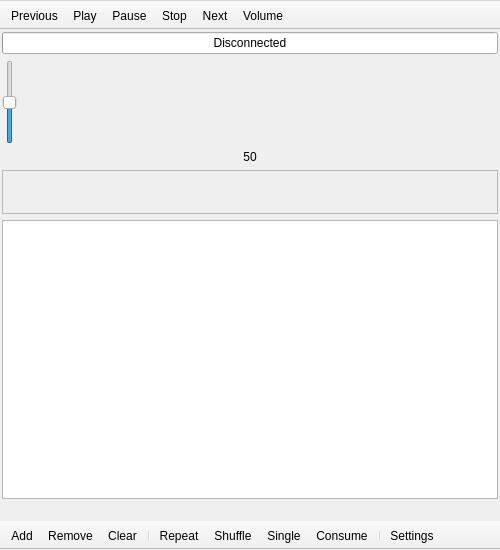
<?xml version="1.0" encoding="UTF-8"?>
<ui version="4.0">
 <class>main</class>
 <widget class="QMainWindow" name="main">
  <property name="geometry">
   <rect>
    <x>0</x>
    <y>0</y>
    <width>500</width>
    <height>550</height>
   </rect>
  </property>
  <property name="windowTitle">
   <string notr="true">Qygmy</string>
  </property>
  <widget class="QWidget" name="v">
   <property name="sizePolicy">
    <sizepolicy hsizetype="MinimumExpanding" vsizetype="MinimumExpanding">
     <horstretch>0</horstretch>
     <verstretch>0</verstretch>
    </sizepolicy>
   </property>
   <layout class="QVBoxLayout">
    <property name="margin">
     <number>2</number>
    </property>
    <item>
     <widget class="ClickableProgressBar" name="progressbar">
      <property name="sizePolicy">
       <sizepolicy hsizetype="Expanding" vsizetype="Preferred">
        <horstretch>0</horstretch>
        <verstretch>0</verstretch>
       </sizepolicy>
      </property>
      <property name="maximum">
       <number>1</number>
      </property>
      <property name="value">
       <number>0</number>
      </property>
      <property name="format">
       <string notr="true">Disconnected</string>
      </property>
     </widget>
    </item>
    <item>
     <widget class="QSlider" name="volume_slider">
      <property name="sizePolicy">
       <sizepolicy hsizetype="Fixed" vsizetype="Fixed">
        <horstretch>0</horstretch>
        <verstretch>0</verstretch>
       </sizepolicy>
      </property>
      <property name="minimum">
       <number>0</number>
      </property>
      <property name="maximum">
       <number>100</number>
      </property>
      <property name="value">
       <number>50</number>
      </property>
      <property name="tracking">
       <bool>false</bool>
      </property>
      <property name="orientation">
       <enum>Qt::Vertical</enum>
      </property>
     </widget>
    </item>
    <item>
     <widget class="QLabel" name="volume_label">
      <property name="sizePolicy">
       <sizepolicy hsizetype="Preferred" vsizetype="Fixed">
        <horstretch>0</horstretch>
        <verstretch>0</verstretch>
       </sizepolicy>
      </property>
      <property name="text">
       <string notr="true">50</string>
      </property>
      <property name="alignment">
       <set>Qt::AlignCenter</set>
      </property>
     </widget>
    </item>
    <item>
     <widget class="QLabel" name="current_song">
      <property name="sizePolicy">
       <sizepolicy hsizetype="Ignored" vsizetype="Fixed">
        <horstretch>0</horstretch>
        <verstretch>0</verstretch>
       </sizepolicy>
      </property>
      <property name="frameShape">
       <enum>QFrame::StyledPanel</enum>
      </property>
      <property name="frameShadow">
       <enum>QFrame::Sunken</enum>
      </property>
      <property name="text">
       <string notr="true">&lt;big&gt; &lt;/big&gt;&lt;br&gt;&lt;small&gt; &lt;/small&gt;&lt;br&gt;&lt;small&gt; &lt;/small&gt;</string>
      </property>
      <property name="textFormat">
       <enum>Qt::RichText</enum>
      </property>
      <property name="wordWrap">
       <bool>false</bool>
      </property>
      <property name="margin">
       <number>3</number>
      </property>
     </widget>
    </item>
    <item>
     <widget class="SonglistView" name="queue">
      <property name="acceptDrops">
       <bool>true</bool>
      </property>
      <property name="editTriggers">
       <set>QAbstractItemView::NoEditTriggers</set>
      </property>
      <property name="showDropIndicator" stdset="0">
       <bool>true</bool>
      </property>
      <property name="dragEnabled">
       <bool>true</bool>
      </property>
      <property name="dragDropOverwriteMode">
       <bool>false</bool>
      </property>
      <property name="dragDropMode">
       <enum>QAbstractItemView::DragDrop</enum>
      </property>
      <property name="defaultDropAction">
       <enum>Qt::MoveAction</enum>
      </property>
      <property name="alternatingRowColors">
       <bool>true</bool>
      </property>
      <property name="selectionMode">
       <enum>QAbstractItemView::ExtendedSelection</enum>
      </property>
      <property name="selectionBehavior">
       <enum>QAbstractItemView::SelectRows</enum>
      </property>
      <property name="verticalScrollMode">
       <enum>QAbstractItemView::ScrollPerPixel</enum>
      </property>
      <property name="horizontalScrollMode">
       <enum>QAbstractItemView::ScrollPerPixel</enum>
      </property>
      <property name="rootIsDecorated">
       <bool>false</bool>
      </property>
      <property name="itemsExpandable">
       <bool>false</bool>
      </property>
      <property name="allColumnsShowFocus">
       <bool>true</bool>
      </property>
      <property name="wordWrap">
       <bool>false</bool>
      </property>
      <property name="headerHidden">
       <bool>true</bool>
      </property>
      <property name="expandsOnDoubleClick">
       <bool>false</bool>
      </property>
      <attribute name="headerVisible">
       <bool>false</bool>
      </attribute>
      <attribute name="headerMinimumSectionSize">
       <number>0</number>
      </attribute>
      <attribute name="headerStretchLastSection">
       <bool>false</bool>
      </attribute>
     </widget>
    </item>
    <item>
     <widget class="QLabel" name="status">
      <property name="sizePolicy">
       <sizepolicy hsizetype="Expanding" vsizetype="Preferred">
        <horstretch>0</horstretch>
        <verstretch>0</verstretch>
       </sizepolicy>
      </property>
      <property name="text">
       <string notr="true"/>
      </property>
      <property name="alignment">
       <set>Qt::AlignCenter</set>
      </property>
     </widget>
    </item>
   </layout>
  </widget>
  <widget class="QToolBar" name="playback_toolbar">
   <property name="sizePolicy">
    <sizepolicy hsizetype="MinimumExpanding" vsizetype="Fixed">
     <horstretch>0</horstretch>
     <verstretch>0</verstretch>
    </sizepolicy>
   </property>
   <property name="movable">
    <bool>false</bool>
   </property>
   <property name="floatable">
    <bool>false</bool>
   </property>
   <attribute name="toolBarArea">
    <enum>TopToolBarArea</enum>
   </attribute>
   <attribute name="toolBarBreak">
    <bool>false</bool>
   </attribute>
   <addaction name="previous"/>
   <addaction name="play"/>
   <addaction name="pause"/>
   <addaction name="stop"/>
   <addaction name="next"/>
   <addaction name="volume"/>
  </widget>
  <widget class="QToolBar" name="queue_toolbar">
   <property name="sizePolicy">
    <sizepolicy hsizetype="MinimumExpanding" vsizetype="Fixed">
     <horstretch>0</horstretch>
     <verstretch>0</verstretch>
    </sizepolicy>
   </property>
   <property name="movable">
    <bool>false</bool>
   </property>
   <property name="floatable">
    <bool>false</bool>
   </property>
   <attribute name="toolBarArea">
    <enum>BottomToolBarArea</enum>
   </attribute>
   <attribute name="toolBarBreak">
    <bool>false</bool>
   </attribute>
   <addaction name="add"/>
   <addaction name="remove"/>
   <addaction name="clear"/>
   <addaction name="separator"/>
   <addaction name="repeat"/>
   <addaction name="shuffle"/>
   <addaction name="single"/>
   <addaction name="consume"/>
   <addaction name="separator"/>
   <addaction name="settings"/>
  </widget>
  <widget class="QMenuBar" name="menubar">
   <property name="geometry">
    <rect>
     <x>0</x>
     <y>0</y>
     <width>500</width>
     <height>1</height>
    </rect>
   </property>
   <property name="sizePolicy">
    <sizepolicy hsizetype="Fixed" vsizetype="Maximum">
     <horstretch>0</horstretch>
     <verstretch>0</verstretch>
    </sizepolicy>
   </property>
   <property name="minimumSize">
    <size>
     <width>1</width>
     <height>1</height>
    </size>
   </property>
   <property name="maximumSize">
    <size>
     <width>16777215</width>
     <height>1</height>
    </size>
   </property>
   <property name="nativeMenuBar">
    <bool>false</bool>
   </property>
   <widget class="QMenu" name="context_menu">
    <property name="title">
     <string/>
    </property>
    <property name="separatorsCollapsible">
     <bool>true</bool>
    </property>
    <widget class="QMenu" name="playback_menu">
     <property name="title">
      <string>&amp;Playback</string>
     </property>
     <property name="separatorsCollapsible">
      <bool>true</bool>
     </property>
     <addaction name="play"/>
     <addaction name="pause"/>
     <addaction name="stop"/>
     <addaction name="previous"/>
     <addaction name="next"/>
     <addaction name="separator"/>
     <addaction name="repeat"/>
     <addaction name="shuffle"/>
     <addaction name="single"/>
     <addaction name="consume"/>
    </widget>
    <widget class="QMenu" name="volume_menu">
     <property name="title">
      <string>&amp;Volume</string>
     </property>
     <property name="separatorsCollapsible">
      <bool>true</bool>
     </property>
     <addaction name="louder"/>
     <addaction name="quieter"/>
    </widget>
    <widget class="QMenu" name="outputs_menu">
     <property name="title">
      <string>Audio &amp;outputs</string>
     </property>
     <property name="separatorsCollapsible">
      <bool>true</bool>
     </property>
    </widget>
    <widget class="QMenu" name="playlist_menu">
     <property name="title">
      <string>Pla&amp;ylist</string>
     </property>
     <property name="separatorsCollapsible">
      <bool>true</bool>
     </property>
     <addaction name="add"/>
     <addaction name="addurl"/>
     <addaction name="remove"/>
     <addaction name="clear"/>
     <addaction name="copy"/>
     <addaction name="separator"/>
     <addaction name="save"/>
     <addaction name="randomize"/>
     <addaction name="reverse"/>
    </widget>
    <addaction name="playback_menu"/>
    <addaction name="playlist_menu"/>
    <addaction name="volume_menu"/>
    <addaction name="outputs_menu"/>
    <addaction name="separator"/>
    <addaction name="highprio"/>
    <addaction name="normprio"/>
    <addaction name="details"/>
    <addaction name="separator"/>
    <addaction name="updatedb"/>
    <addaction name="connect"/>
    <addaction name="disconnect"/>
    <addaction name="statistics"/>
    <addaction name="separator"/>
    <addaction name="settings"/>
    <addaction name="about"/>
    <addaction name="aboutqt"/>
    <addaction name="quit"/>
   </widget>
   <addaction name="context_menu"/>
  </widget>
  <action name="previous">
   <property name="text">
    <string>P&amp;revious</string>
   </property>
   <property name="toolTip">
    <string>Previous song</string>
   </property>
   <property name="shortcut">
    <string>Ctrl+P</string>
   </property>
   <property name="shortcutContext">
    <enum>Qt::ApplicationShortcut</enum>
   </property>
   <property name="autoRepeat">
    <bool>true</bool>
   </property>
  </action>
  <action name="play">
   <property name="checkable">
    <bool>false</bool>
   </property>
   <property name="checked">
    <bool>false</bool>
   </property>
   <property name="text">
    <string>&amp;Play</string>
   </property>
   <property name="shortcut">
    <string>Space</string>
   </property>
   <property name="shortcutContext">
    <enum>Qt::ApplicationShortcut</enum>
   </property>
   <property name="autoRepeat">
    <bool>false</bool>
   </property>
  </action>
  <action name="stop">
   <property name="text">
    <string>&amp;Stop</string>
   </property>
   <property name="shortcut">
    <string>Ctrl+S</string>
   </property>
   <property name="shortcutContext">
    <enum>Qt::ApplicationShortcut</enum>
   </property>
   <property name="autoRepeat">
    <bool>false</bool>
   </property>
  </action>
  <action name="next">
   <property name="text">
    <string>&amp;Next</string>
   </property>
   <property name="toolTip">
    <string>Next Song</string>
   </property>
   <property name="shortcut">
    <string>Ctrl+N</string>
   </property>
   <property name="shortcutContext">
    <enum>Qt::ApplicationShortcut</enum>
   </property>
   <property name="autoRepeat">
    <bool>true</bool>
   </property>
  </action>
  <action name="add">
   <property name="text">
    <string>&amp;Add...</string>
   </property>
   <property name="toolTip">
    <string>Add to playlist...</string>
   </property>
   <property name="shortcut">
    <string>Ctrl+L</string>
   </property>
  </action>
  <action name="remove">
   <property name="text">
    <string>&amp;Remove</string>
   </property>
   <property name="toolTip">
    <string>Remove selected</string>
   </property>
   <property name="shortcut">
    <string>Del</string>
   </property>
   <property name="shortcutContext">
    <enum>Qt::WindowShortcut</enum>
   </property>
   <property name="autoRepeat">
    <bool>false</bool>
   </property>
  </action>
  <action name="repeat">
   <property name="checkable">
    <bool>true</bool>
   </property>
   <property name="checked">
    <bool>false</bool>
   </property>
   <property name="text">
    <string>R&amp;epeat</string>
   </property>
   <property name="autoRepeat">
    <bool>false</bool>
   </property>
  </action>
  <action name="shuffle">
   <property name="checkable">
    <bool>true</bool>
   </property>
   <property name="checked">
    <bool>false</bool>
   </property>
   <property name="text">
    <string>S&amp;huffle</string>
   </property>
   <property name="autoRepeat">
    <bool>false</bool>
   </property>
  </action>
  <action name="settings">
   <property name="text">
    <string>&amp;Settings...</string>
   </property>
   <property name="shortcut">
    <string>Ctrl+O</string>
   </property>
   <property name="shortcutContext">
    <enum>Qt::ApplicationShortcut</enum>
   </property>
   <property name="autoRepeat">
    <bool>false</bool>
   </property>
   <property name="menuRole">
    <enum>QAction::PreferencesRole</enum>
   </property>
  </action>
  <action name="volume">
   <property name="text">
    <string>Volume</string>
   </property>
   <property name="autoRepeat">
    <bool>false</bool>
   </property>
  </action>
  <action name="clear">
   <property name="text">
    <string>&amp;Clear</string>
   </property>
   <property name="toolTip">
    <string>Clear playlist</string>
   </property>
   <property name="autoRepeat">
    <bool>false</bool>
   </property>
  </action>
  <action name="disconnect">
   <property name="text">
    <string>Dis&amp;connect from MPD</string>
   </property>
   <property name="autoRepeat">
    <bool>false</bool>
   </property>
   <property name="visible">
    <bool>false</bool>
   </property>
  </action>
  <action name="connect">
   <property name="text">
    <string>&amp;Connect to MPD</string>
   </property>
   <property name="autoRepeat">
    <bool>false</bool>
   </property>
  </action>
  <action name="updatedb">
   <property name="text">
    <string>&amp;Update the database</string>
   </property>
   <property name="autoRepeat">
    <bool>false</bool>
   </property>
  </action>
  <action name="single">
   <property name="checkable">
    <bool>true</bool>
   </property>
   <property name="checked">
    <bool>false</bool>
   </property>
   <property name="text">
    <string>S&amp;ingle track mode</string>
   </property>
   <property name="iconText">
    <string>Single</string>
   </property>
   <property name="autoRepeat">
    <bool>false</bool>
   </property>
  </action>
  <action name="consume">
   <property name="checkable">
    <bool>true</bool>
   </property>
   <property name="checked">
    <bool>false</bool>
   </property>
   <property name="text">
    <string>Re&amp;move songs after playback</string>
   </property>
   <property name="iconText">
    <string>Consume</string>
   </property>
   <property name="autoRepeat">
    <bool>false</bool>
   </property>
  </action>
  <action name="pause">
   <property name="text">
    <string>&amp;Pause</string>
   </property>
   <property name="shortcut">
    <string>Space</string>
   </property>
   <property name="shortcutContext">
    <enum>Qt::ApplicationShortcut</enum>
   </property>
   <property name="autoRepeat">
    <bool>false</bool>
   </property>
   <property name="visible">
    <bool>false</bool>
   </property>
  </action>
  <action name="save">
   <property name="text">
    <string>&amp;Save...</string>
   </property>
   <property name="shortcut">
    <string>Ctrl+T</string>
   </property>
   <property name="shortcutContext">
    <enum>Qt::ApplicationShortcut</enum>
   </property>
   <property name="autoRepeat">
    <bool>false</bool>
   </property>
  </action>
  <action name="details">
   <property name="text">
    <string>Song &amp;details...</string>
   </property>
   <property name="shortcut">
    <string>Ctrl+I</string>
   </property>
   <property name="shortcutContext">
    <enum>Qt::WindowShortcut</enum>
   </property>
   <property name="autoRepeat">
    <bool>false</bool>
   </property>
  </action>
  <action name="quit">
   <property name="text">
    <string>&amp;Quit</string>
   </property>
   <property name="shortcut">
    <string>Ctrl+Q</string>
   </property>
   <property name="shortcutContext">
    <enum>Qt::ApplicationShortcut</enum>
   </property>
   <property name="autoRepeat">
    <bool>false</bool>
   </property>
   <property name="menuRole">
    <enum>QAction::QuitRole</enum>
   </property>
  </action>
  <action name="randomize">
   <property name="text">
    <string>Randomi&amp;ze</string>
   </property>
   <property name="autoRepeat">
    <bool>false</bool>
   </property>
  </action>
  <action name="statistics">
   <property name="text">
    <string>&amp;MPD statistics...</string>
   </property>
   <property name="autoRepeat">
    <bool>false</bool>
   </property>
  </action>
  <action name="highprio">
   <property name="text">
    <string>&amp;High priority</string>
   </property>
   <property name="toolTip">
    <string>Set high priority for selected songs</string>
   </property>
   <property name="shortcut">
    <string>Ctrl+H</string>
   </property>
   <property name="shortcutContext">
    <enum>Qt::WindowShortcut</enum>
   </property>
   <property name="autoRepeat">
    <bool>false</bool>
   </property>
  </action>
  <action name="normprio">
   <property name="text">
    <string>&amp;Normal priority</string>
   </property>
   <property name="toolTip">
    <string>Set normal priority for selected songs</string>
   </property>
   <property name="shortcut">
    <string>Ctrl+J</string>
   </property>
   <property name="shortcutContext">
    <enum>Qt::WindowShortcut</enum>
   </property>
   <property name="autoRepeat">
    <bool>false</bool>
   </property>
  </action>
  <action name="louder">
   <property name="text">
    <string>&amp;Louder</string>
   </property>
   <property name="shortcut">
    <string>Ctrl+E</string>
   </property>
   <property name="shortcutContext">
    <enum>Qt::ApplicationShortcut</enum>
   </property>
  </action>
  <action name="quieter">
   <property name="text">
    <string>&amp;Quieter</string>
   </property>
   <property name="shortcut">
    <string>Ctrl+D</string>
   </property>
   <property name="shortcutContext">
    <enum>Qt::ApplicationShortcut</enum>
   </property>
  </action>
  <action name="about">
   <property name="text">
    <string>&amp;About Qygmy...</string>
   </property>
   <property name="autoRepeat">
    <bool>false</bool>
   </property>
   <property name="menuRole">
    <enum>QAction::AboutRole</enum>
   </property>
  </action>
  <action name="aboutqt">
   <property name="text">
    <string>About Qt...</string>
   </property>
   <property name="autoRepeat">
    <bool>false</bool>
   </property>
   <property name="menuRole">
    <enum>QAction::AboutQtRole</enum>
   </property>
  </action>
  <action name="reverse">
   <property name="text">
    <string>Re&amp;verse</string>
   </property>
   <property name="autoRepeat">
    <bool>false</bool>
   </property>
  </action>
  <action name="copy">
   <property name="text">
    <string>C&amp;opy selected</string>
   </property>
   <property name="autoRepeat">
    <bool>false</bool>
   </property>
  </action>
  <action name="addurl">
   <property name="text">
    <string>Add &amp;URL...</string>
   </property>
   <property name="shortcut">
    <string>Ctrl+U</string>
   </property>
   <property name="shortcutContext">
    <enum>Qt::WindowShortcut</enum>
   </property>
   <property name="autoRepeat">
    <bool>false</bool>
   </property>
  </action>
 </widget>
 <customwidgets>
  <customwidget>
   <class>SonglistView</class>
   <extends>QTreeView</extends>
   <header>..uiutils</header>
  </customwidget>
  <customwidget>
   <class>ClickableProgressBar</class>
   <extends>QProgressBar</extends>
   <header>..uiutils</header>
  </customwidget>
 </customwidgets>
 <tabstops>
  <tabstop>queue</tabstop>
  <tabstop>volume_slider</tabstop>
 </tabstops>
 <resources/>
 <connections/>
</ui>
